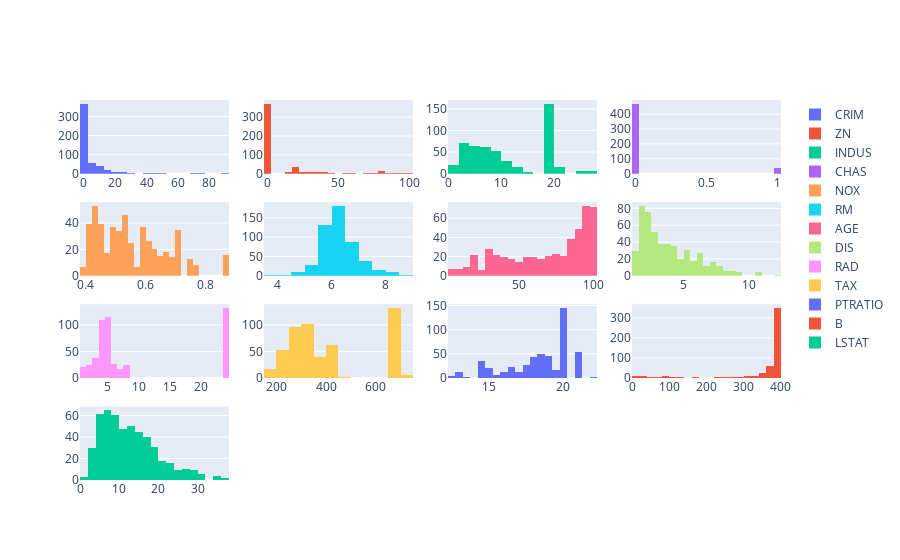

Source (notebook cell):
### Code cell
import plotly.express as px
from plotly.subplots import make_subplots
fig = make_subplots(rows=4, cols=4,column_widths=[0.8, 0.8, 0.8, 0.8], row_heights=[0.8, 0.8, 0.8, 0.8])
names = xx_df.keys()
k=0
li = [1, 2, 3, 4]
for i in li:
    for j in li:
        if 4*i +j < 18:
            fig.add_trace(go.Histogram(x=xx_df.iloc[:,k], nbinsx= 25, name=names[k]),
             row=i, col=j)
            
            k+=1
fig.show()

### Figure 1 — Plotly figure (JSON) as saved in the notebook; plotly's stock layout.template omitted (floating-point values rounded to 4 significant figures; data arrays with more than 128 entries replaced by an {"elided": "..."} marker saying what was removed)
{"data": [{"name": "CRIM", "nbinsx": 25, "type": "histogram", "x": {"elided": "506 float values"}, "xaxis": "x", "yaxis": "y"}, {"name": "ZN", "nbinsx": 25, "type": "histogram", "x": {"elided": "506 float values"}, "xaxis": "x2", "yaxis": "y2"}, {"name": "INDUS", "nbinsx": 25, "type": "histogram", "x": {"elided": "506 float values"}, "xaxis": "x3", "yaxis": "y3"}, {"name": "CHAS", "nbinsx": 25, "type": "histogram", "x": {"elided": "506 int values"}, "xaxis": "x4", "yaxis": "y4"}, {"name": "NOX", "nbinsx": 25, "type": "histogram", "x": {"elided": "506 float values"}, "xaxis": "x5", "yaxis": "y5"}, {"name": "RM", "nbinsx": 25, "type": "histogram", "x": {"elided": "506 float values"}, "xaxis": "x6", "yaxis": "y6"}, {"name": "AGE", "nbinsx": 25, "type": "histogram", "x": {"elided": "506 float values"}, "xaxis": "x7", "yaxis": "y7"}, {"name": "DIS", "nbinsx": 25, "type": "histogram", "x": {"elided": "506 float values"}, "xaxis": "x8", "yaxis": "y8"}, {"name": "RAD", "nbinsx": 25, "type": "histogram", "x": {"elided": "506 int values"}, "xaxis": "x9", "yaxis": "y9"}, {"name": "TAX", "nbinsx": 25, "type": "histogram", "x": {"elided": "506 int values"}, "xaxis": "x10", "yaxis": "y10"}, {"name": "PTRATIO", "nbinsx": 25, "type": "histogram", "x": {"elided": "506 float values"}, "xaxis": "x11", "yaxis": "y11"}, {"name": "B", "nbinsx": 25, "type": "histogram", "x": {"elided": "506 float values"}, "xaxis": "x12", "yaxis": "y12"}, {"name": "LSTAT", "nbinsx": 25, "type": "histogram", "x": {"elided": "506 float values"}, "xaxis": "x13", "yaxis": "y13"}], "layout": {"xaxis": {"anchor": "y", "domain": [0, 0.2125]}, "xaxis10": {"anchor": "y10", "domain": [0.2625, 0.475]}, "xaxis11": {"anchor": "y11", "domain": [0.525, 0.7375]}, "xaxis12": {"anchor": "y12", "domain": [0.7875, 1]}, "xaxis13": {"anchor": "y13", "domain": [0, 0.2125]}, "xaxis14": {"anchor": "y14", "domain": [0.2625, 0.475]}, "xaxis15": {"anchor": "y15", "domain": [0.525, 0.7375]}, "xaxis16": {"anchor": "y16", "domain": [0.7875, 1]}, "xaxis2": {"anchor": "y2", "domain": [0.2625, 0.475]}, "xaxis3": {"anchor": "y3", "domain": [0.525, 0.7375]}, "xaxis4": {"anchor": "y4", "domain": [0.7875, 1]}, "xaxis5": {"anchor": "y5", "domain": [0, 0.2125]}, "xaxis6": {"anchor": "y6", "domain": [0.2625, 0.475]}, "xaxis7": {"anchor": "y7", "domain": [0.525, 0.7375]}, "xaxis8": {"anchor": "y8", "domain": [0.7875, 1]}, "xaxis9": {"anchor": "y9", "domain": [0, 0.2125]}, "yaxis": {"anchor": "x", "domain": [0.8063, 1]}, "yaxis10": {"anchor": "x10", "domain": [0.2687, 0.4625]}, "yaxis11": {"anchor": "x11", "domain": [0.2687, 0.4625]}, "yaxis12": {"anchor": "x12", "domain": [0.2687, 0.4625]}, "yaxis13": {"anchor": "x13", "domain": [0, 0.1938]}, "yaxis14": {"anchor": "x14", "domain": [0, 0.1938]}, "yaxis15": {"anchor": "x15", "domain": [0, 0.1938]}, "yaxis16": {"anchor": "x16", "domain": [0, 0.1938]}, "yaxis2": {"anchor": "x2", "domain": [0.8063, 1]}, "yaxis3": {"anchor": "x3", "domain": [0.8063, 1]}, "yaxis4": {"anchor": "x4", "domain": [0.8063, 1]}, "yaxis5": {"anchor": "x5", "domain": [0.5375, 0.7312]}, "yaxis6": {"anchor": "x6", "domain": [0.5375, 0.7312]}, "yaxis7": {"anchor": "x7", "domain": [0.5375, 0.7312]}, "yaxis8": {"anchor": "x8", "domain": [0.5375, 0.7312]}, "yaxis9": {"anchor": "x9", "domain": [0.2687, 0.4625]}}}
